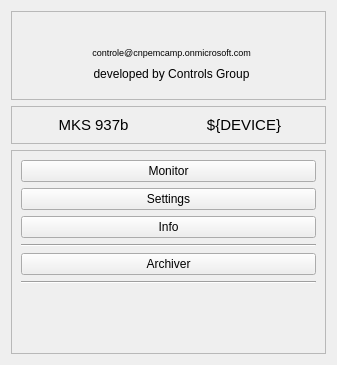
<?xml version="1.0" encoding="UTF-8"?>
<ui version="4.0">
 <class>Form</class>
 <widget class="QWidget" name="Form">
  <property name="geometry">
   <rect>
    <x>0</x>
    <y>0</y>
    <width>337</width>
    <height>365</height>
   </rect>
  </property>
  <property name="windowTitle">
   <string>Form</string>
  </property>
  <layout class="QGridLayout" name="gridLayout">
   <item row="5" column="0">
    <widget class="QFrame" name="frame_2">
     <property name="frameShape">
      <enum>QFrame::StyledPanel</enum>
     </property>
     <property name="frameShadow">
      <enum>QFrame::Raised</enum>
     </property>
     <layout class="QVBoxLayout" name="verticalLayout_2">
      <item>
       <widget class="PyDMRelatedDisplayButton" name="btnMON">
        <property name="toolTip">
         <string/>
        </property>
        <property name="whatsThis">
         <string>
    A QPushButton capable of opening a new Display at the same of at a
    new window.

    Parameters
    ----------
    init_channel : str, optional
        The channel to be used by the widget.

    filename : str, optional
        The file to be opened
    </string>
        </property>
        <property name="text">
         <string>Monitor</string>
        </property>
        <property name="openInNewWindow" stdset="0">
         <bool>true</bool>
        </property>
       </widget>
      </item>
      <item>
       <widget class="PyDMRelatedDisplayButton" name="btnSettings">
        <property name="toolTip">
         <string/>
        </property>
        <property name="whatsThis">
         <string>
    A QPushButton capable of opening a new Display at the same of at a
    new window.

    Parameters
    ----------
    init_channel : str, optional
        The channel to be used by the widget.

    filename : str, optional
        The file to be opened
    </string>
        </property>
        <property name="text">
         <string>Settings</string>
        </property>
        <property name="openInNewWindow" stdset="0">
         <bool>true</bool>
        </property>
       </widget>
      </item>
      <item>
       <widget class="PyDMRelatedDisplayButton" name="btnInfo">
        <property name="toolTip">
         <string/>
        </property>
        <property name="whatsThis">
         <string>
    A QPushButton capable of opening a new Display at the same of at a
    new window.

    Parameters
    ----------
    init_channel : str, optional
        The channel to be used by the widget.

    filename : str, optional
        The file to be opened
    </string>
        </property>
        <property name="text">
         <string>Info</string>
        </property>
        <property name="openInNewWindow" stdset="0">
         <bool>true</bool>
        </property>
       </widget>
      </item>
      <item>
       <widget class="Line" name="line_3">
        <property name="orientation">
         <enum>Qt::Horizontal</enum>
        </property>
       </widget>
      </item>
      <item>
       <widget class="PyDMRelatedDisplayButton" name="PyDMRelatedDisplayButton">
        <property name="toolTip">
         <string/>
        </property>
        <property name="whatsThis">
         <string>
    A QPushButton capable of opening a new Display at the same of at a
    new window.

    Parameters
    ----------
    init_channel : str, optional
        The channel to be used by the widget.

    filename : str, optional
        The file to be opened
    </string>
        </property>
        <property name="text">
         <string>Archiver</string>
        </property>
       </widget>
      </item>
      <item>
       <widget class="Line" name="line">
        <property name="orientation">
         <enum>Qt::Horizontal</enum>
        </property>
       </widget>
      </item>
      <item>
       <spacer name="verticalSpacer">
        <property name="orientation">
         <enum>Qt::Vertical</enum>
        </property>
        <property name="sizeHint" stdset="0">
         <size>
          <width>20</width>
          <height>40</height>
         </size>
        </property>
       </spacer>
      </item>
     </layout>
    </widget>
   </item>
   <item row="3" column="0">
    <widget class="QFrame" name="frame">
     <property name="frameShape">
      <enum>QFrame::StyledPanel</enum>
     </property>
     <property name="frameShadow">
      <enum>QFrame::Raised</enum>
     </property>
     <layout class="QGridLayout" name="gridLayout_2">
      <item row="0" column="2">
       <widget class="QLabel" name="label">
        <property name="text">
         <string>&lt;html&gt;&lt;head/&gt;&lt;body&gt;&lt;p&gt;&lt;img src=&quot;images/CNPEM.jpg&quot;/&gt;&lt;/p&gt;&lt;/body&gt;&lt;/html&gt;</string>
        </property>
       </widget>
      </item>
      <item row="1" column="2">
       <widget class="QLabel" name="label_294">
        <property name="maximumSize">
         <size>
          <width>16777215</width>
          <height>15</height>
         </size>
        </property>
        <property name="palette">
         <palette>
          <active>
           <colorrole role="WindowText">
            <brush brushstyle="SolidPattern">
             <color alpha="255">
              <red>0</red>
              <green>0</green>
              <blue>255</blue>
             </color>
            </brush>
           </colorrole>
           <colorrole role="Button">
            <brush brushstyle="SolidPattern">
             <color alpha="255">
              <red>239</red>
              <green>235</green>
              <blue>231</blue>
             </color>
            </brush>
           </colorrole>
           <colorrole role="Light">
            <brush brushstyle="SolidPattern">
             <color alpha="255">
              <red>255</red>
              <green>255</green>
              <blue>255</blue>
             </color>
            </brush>
           </colorrole>
           <colorrole role="Midlight">
            <brush brushstyle="SolidPattern">
             <color alpha="255">
              <red>247</red>
              <green>245</green>
              <blue>243</blue>
             </color>
            </brush>
           </colorrole>
           <colorrole role="Dark">
            <brush brushstyle="SolidPattern">
             <color alpha="255">
              <red>119</red>
              <green>117</green>
              <blue>115</blue>
             </color>
            </brush>
           </colorrole>
           <colorrole role="Mid">
            <brush brushstyle="SolidPattern">
             <color alpha="255">
              <red>159</red>
              <green>157</green>
              <blue>154</blue>
             </color>
            </brush>
           </colorrole>
           <colorrole role="BrightText">
            <brush brushstyle="SolidPattern">
             <color alpha="255">
              <red>255</red>
              <green>255</green>
              <blue>255</blue>
             </color>
            </brush>
           </colorrole>
           <colorrole role="ButtonText">
            <brush brushstyle="SolidPattern">
             <color alpha="255">
              <red>0</red>
              <green>0</green>
              <blue>0</blue>
             </color>
            </brush>
           </colorrole>
           <colorrole role="Base">
            <brush brushstyle="SolidPattern">
             <color alpha="255">
              <red>255</red>
              <green>255</green>
              <blue>255</blue>
             </color>
            </brush>
           </colorrole>
           <colorrole role="Window">
            <brush brushstyle="SolidPattern">
             <color alpha="255">
              <red>239</red>
              <green>235</green>
              <blue>231</blue>
             </color>
            </brush>
           </colorrole>
           <colorrole role="Shadow">
            <brush brushstyle="SolidPattern">
             <color alpha="255">
              <red>0</red>
              <green>0</green>
              <blue>0</blue>
             </color>
            </brush>
           </colorrole>
           <colorrole role="AlternateBase">
            <brush brushstyle="SolidPattern">
             <color alpha="255">
              <red>247</red>
              <green>245</green>
              <blue>243</blue>
             </color>
            </brush>
           </colorrole>
           <colorrole role="ToolTipBase">
            <brush brushstyle="SolidPattern">
             <color alpha="255">
              <red>255</red>
              <green>255</green>
              <blue>220</blue>
             </color>
            </brush>
           </colorrole>
           <colorrole role="ToolTipText">
            <brush brushstyle="SolidPattern">
             <color alpha="255">
              <red>0</red>
              <green>0</green>
              <blue>0</blue>
             </color>
            </brush>
           </colorrole>
          </active>
          <inactive>
           <colorrole role="WindowText">
            <brush brushstyle="SolidPattern">
             <color alpha="255">
              <red>0</red>
              <green>0</green>
              <blue>0</blue>
             </color>
            </brush>
           </colorrole>
           <colorrole role="Button">
            <brush brushstyle="SolidPattern">
             <color alpha="255">
              <red>239</red>
              <green>235</green>
              <blue>231</blue>
             </color>
            </brush>
           </colorrole>
           <colorrole role="Light">
            <brush brushstyle="SolidPattern">
             <color alpha="255">
              <red>255</red>
              <green>255</green>
              <blue>255</blue>
             </color>
            </brush>
           </colorrole>
           <colorrole role="Midlight">
            <brush brushstyle="SolidPattern">
             <color alpha="255">
              <red>247</red>
              <green>245</green>
              <blue>243</blue>
             </color>
            </brush>
           </colorrole>
           <colorrole role="Dark">
            <brush brushstyle="SolidPattern">
             <color alpha="255">
              <red>119</red>
              <green>117</green>
              <blue>115</blue>
             </color>
            </brush>
           </colorrole>
           <colorrole role="Mid">
            <brush brushstyle="SolidPattern">
             <color alpha="255">
              <red>159</red>
              <green>157</green>
              <blue>154</blue>
             </color>
            </brush>
           </colorrole>
           <colorrole role="BrightText">
            <brush brushstyle="SolidPattern">
             <color alpha="255">
              <red>255</red>
              <green>255</green>
              <blue>255</blue>
             </color>
            </brush>
           </colorrole>
           <colorrole role="ButtonText">
            <brush brushstyle="SolidPattern">
             <color alpha="255">
              <red>0</red>
              <green>0</green>
              <blue>0</blue>
             </color>
            </brush>
           </colorrole>
           <colorrole role="Base">
            <brush brushstyle="SolidPattern">
             <color alpha="255">
              <red>255</red>
              <green>255</green>
              <blue>255</blue>
             </color>
            </brush>
           </colorrole>
           <colorrole role="Window">
            <brush brushstyle="SolidPattern">
             <color alpha="255">
              <red>239</red>
              <green>235</green>
              <blue>231</blue>
             </color>
            </brush>
           </colorrole>
           <colorrole role="Shadow">
            <brush brushstyle="SolidPattern">
             <color alpha="255">
              <red>0</red>
              <green>0</green>
              <blue>0</blue>
             </color>
            </brush>
           </colorrole>
           <colorrole role="AlternateBase">
            <brush brushstyle="SolidPattern">
             <color alpha="255">
              <red>247</red>
              <green>245</green>
              <blue>243</blue>
             </color>
            </brush>
           </colorrole>
           <colorrole role="ToolTipBase">
            <brush brushstyle="SolidPattern">
             <color alpha="255">
              <red>255</red>
              <green>255</green>
              <blue>220</blue>
             </color>
            </brush>
           </colorrole>
           <colorrole role="ToolTipText">
            <brush brushstyle="SolidPattern">
             <color alpha="255">
              <red>0</red>
              <green>0</green>
              <blue>0</blue>
             </color>
            </brush>
           </colorrole>
          </inactive>
          <disabled>
           <colorrole role="WindowText">
            <brush brushstyle="SolidPattern">
             <color alpha="255">
              <red>119</red>
              <green>117</green>
              <blue>115</blue>
             </color>
            </brush>
           </colorrole>
           <colorrole role="Button">
            <brush brushstyle="SolidPattern">
             <color alpha="255">
              <red>239</red>
              <green>235</green>
              <blue>231</blue>
             </color>
            </brush>
           </colorrole>
           <colorrole role="Light">
            <brush brushstyle="SolidPattern">
             <color alpha="255">
              <red>255</red>
              <green>255</green>
              <blue>255</blue>
             </color>
            </brush>
           </colorrole>
           <colorrole role="Midlight">
            <brush brushstyle="SolidPattern">
             <color alpha="255">
              <red>247</red>
              <green>245</green>
              <blue>243</blue>
             </color>
            </brush>
           </colorrole>
           <colorrole role="Dark">
            <brush brushstyle="SolidPattern">
             <color alpha="255">
              <red>119</red>
              <green>117</green>
              <blue>115</blue>
             </color>
            </brush>
           </colorrole>
           <colorrole role="Mid">
            <brush brushstyle="SolidPattern">
             <color alpha="255">
              <red>159</red>
              <green>157</green>
              <blue>154</blue>
             </color>
            </brush>
           </colorrole>
           <colorrole role="BrightText">
            <brush brushstyle="SolidPattern">
             <color alpha="255">
              <red>255</red>
              <green>255</green>
              <blue>255</blue>
             </color>
            </brush>
           </colorrole>
           <colorrole role="ButtonText">
            <brush brushstyle="SolidPattern">
             <color alpha="255">
              <red>119</red>
              <green>117</green>
              <blue>115</blue>
             </color>
            </brush>
           </colorrole>
           <colorrole role="Base">
            <brush brushstyle="SolidPattern">
             <color alpha="255">
              <red>239</red>
              <green>235</green>
              <blue>231</blue>
             </color>
            </brush>
           </colorrole>
           <colorrole role="Window">
            <brush brushstyle="SolidPattern">
             <color alpha="255">
              <red>239</red>
              <green>235</green>
              <blue>231</blue>
             </color>
            </brush>
           </colorrole>
           <colorrole role="Shadow">
            <brush brushstyle="SolidPattern">
             <color alpha="255">
              <red>0</red>
              <green>0</green>
              <blue>0</blue>
             </color>
            </brush>
           </colorrole>
           <colorrole role="AlternateBase">
            <brush brushstyle="SolidPattern">
             <color alpha="255">
              <red>239</red>
              <green>235</green>
              <blue>231</blue>
             </color>
            </brush>
           </colorrole>
           <colorrole role="ToolTipBase">
            <brush brushstyle="SolidPattern">
             <color alpha="255">
              <red>255</red>
              <green>255</green>
              <blue>220</blue>
             </color>
            </brush>
           </colorrole>
           <colorrole role="ToolTipText">
            <brush brushstyle="SolidPattern">
             <color alpha="255">
              <red>0</red>
              <green>0</green>
              <blue>0</blue>
             </color>
            </brush>
           </colorrole>
          </disabled>
         </palette>
        </property>
        <property name="font">
         <font>
          <pointsize>7</pointsize>
         </font>
        </property>
        <property name="text">
         <string>controle@cnpemcamp.onmicrosoft.com</string>
        </property>
        <property name="alignment">
         <set>Qt::AlignCenter</set>
        </property>
       </widget>
      </item>
      <item row="2" column="3">
       <spacer name="horizontalSpacer">
        <property name="orientation">
         <enum>Qt::Horizontal</enum>
        </property>
        <property name="sizeHint" stdset="0">
         <size>
          <width>40</width>
          <height>20</height>
         </size>
        </property>
       </spacer>
      </item>
      <item row="0" column="1" rowspan="4">
       <widget class="QLabel" name="label_2">
        <property name="text">
         <string>&lt;html&gt;&lt;head/&gt;&lt;body&gt;&lt;p&gt;&lt;img src=&quot;images/LNLS.png&quot;/&gt;&lt;/p&gt;&lt;/body&gt;&lt;/html&gt;</string>
        </property>
       </widget>
      </item>
      <item row="0" column="0">
       <spacer name="horizontalSpacer_2">
        <property name="orientation">
         <enum>Qt::Horizontal</enum>
        </property>
        <property name="sizeHint" stdset="0">
         <size>
          <width>40</width>
          <height>20</height>
         </size>
        </property>
       </spacer>
      </item>
      <item row="2" column="2">
       <widget class="QLabel" name="label_296">
        <property name="maximumSize">
         <size>
          <width>16777215</width>
          <height>20</height>
         </size>
        </property>
        <property name="text">
         <string>developed by Controls Group</string>
        </property>
        <property name="alignment">
         <set>Qt::AlignCenter</set>
        </property>
       </widget>
      </item>
     </layout>
    </widget>
   </item>
   <item row="4" column="0">
    <widget class="QFrame" name="frame_3">
     <property name="frameShape">
      <enum>QFrame::StyledPanel</enum>
     </property>
     <property name="frameShadow">
      <enum>QFrame::Raised</enum>
     </property>
     <layout class="QHBoxLayout" name="horizontalLayout">
      <item>
       <widget class="QLabel" name="label_3">
        <property name="font">
         <font>
          <pointsize>11</pointsize>
         </font>
        </property>
        <property name="text">
         <string>MKS 937b</string>
        </property>
        <property name="alignment">
         <set>Qt::AlignCenter</set>
        </property>
       </widget>
      </item>
      <item>
       <widget class="QLabel" name="label_4">
        <property name="font">
         <font>
          <pointsize>11</pointsize>
         </font>
        </property>
        <property name="text">
         <string>${DEVICE}</string>
        </property>
        <property name="alignment">
         <set>Qt::AlignCenter</set>
        </property>
       </widget>
      </item>
     </layout>
    </widget>
   </item>
  </layout>
 </widget>
 <customwidgets>
  <customwidget>
   <class>PyDMRelatedDisplayButton</class>
   <extends>QPushButton</extends>
   <header>pydm.widgets.related_display_button</header>
  </customwidget>
 </customwidgets>
 <resources>
  <include location="../images/imgs.qrc"/>
 </resources>
 <connections/>
</ui>
